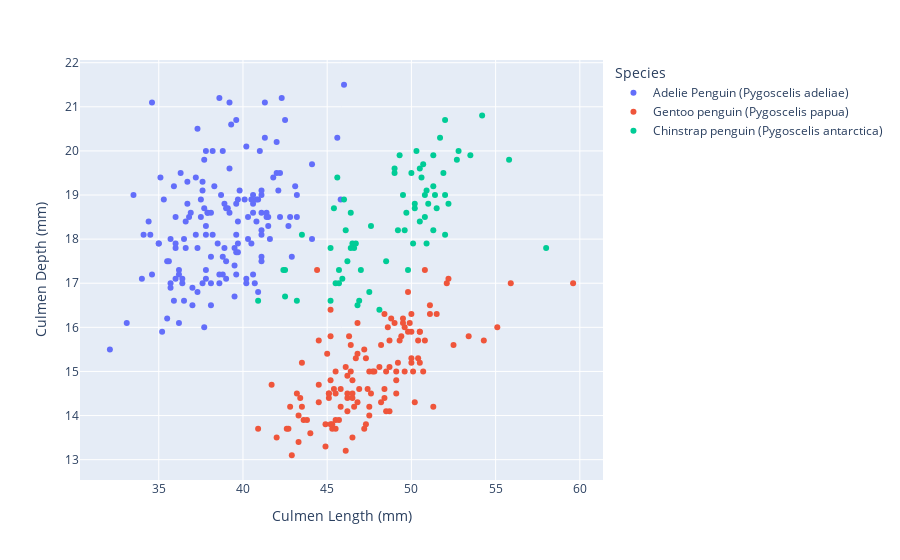

This figure's notebook cell:
### Markdown cell above
data: list of **trace**

layout: dictionary of information about margins, axes, titles, ... -> non data related figure elements

### Code cell
fig = px.scatter(df , x = 'Culmen Length (mm)' , y = 'Culmen Depth (mm)' , color = 'Species')
fig

### Figure 1 — Plotly figure (JSON) as saved in the notebook; plotly's stock layout.template omitted (floating-point values rounded to 4 significant figures; data arrays with more than 128 entries replaced by an {"elided": "..."} marker saying what was removed)
{"data": [{"hovertemplate": "Species=Adelie Penguin (Pygoscelis adeliae)<br>Culmen Length (mm)=%{x}<br>Culmen Depth (mm)=%{y}<extra></extra>", "legendgroup": "Adelie Penguin (Pygoscelis adeliae)", "marker": {"color": "#636efa", "symbol": "circle"}, "mode": "markers", "name": "Adelie Penguin (Pygoscelis adeliae)", "orientation": "v", "showlegend": true, "type": "scatter", "x": {"elided": "152 float values"}, "xaxis": "x", "y": {"elided": "152 float values"}, "yaxis": "y"}, {"hovertemplate": "Species=Gentoo penguin (Pygoscelis papua)<br>Culmen Length (mm)=%{x}<br>Culmen Depth (mm)=%{y}<extra></extra>", "legendgroup": "Gentoo penguin (Pygoscelis papua)", "marker": {"color": "#EF553B", "symbol": "circle"}, "mode": "markers", "name": "Gentoo penguin (Pygoscelis papua)", "orientation": "v", "showlegend": true, "type": "scatter", "x": [46.1, 50, 48.7, 50, 47.6, 46.5, 45.4, 46.7, 43.3, 46.8, 40.9, 49, 45.5, 48.4, 45.8, 49.3, 42, 49.2, 46.2, 48.7, 50.2, 45.1, 46.5, 46.3, 42.9, 46.1, 44.5, 47.8, 48.2, 50, 47.3, 42.8, 45.1, 59.6, 49.1, 48.4, 42.6, 44.4, 44, 48.7, 42.7, 49.6, 45.3, 49.6, 50.5, 43.6, 45.5, 50.5, 44.9, 45.2, 46.6, 48.5, 45.1, 50.1, 46.5, 45, 43.8, 45.5, 43.2, 50.4, 45.3, 46.2, 45.7, 54.3, 45.8, 49.8, 46.2, 49.5, 43.5, 50.7, 47.7, 46.4, 48.2, 46.5, 46.4, 48.6, 47.5, 51.1, 45.2, 45.2, 49.1, 52.5, 47.4, 50, 44.9, 50.8, 43.4, 51.3, 47.5, 52.1, 47.5, 52.2, 45.5, 49.5, 44.5, 50.8, 49.4, 46.9, 48.4, 51.1, 48.5, 55.9, 47.2, 49.1, 47.3, 46.8, 41.7, 53.4, 43.3, 48.1, 50.5, 49.8, 43.5, 51.5, 46.2, 55.1, 44.5, 48.8, 47.2, null, 46.8, 50.4, 45.2, 49.9], "xaxis": "x", "y": [13.2, 16.3, 14.1, 15.2, 14.5, 13.5, 14.6, 15.3, 13.4, 15.4, 13.7, 16.1, 13.7, 14.6, 14.6, 15.7, 13.5, 15.2, 14.5, 15.1, 14.3, 14.5, 14.5, 15.8, 13.1, 15.1, 14.3, 15, 14.3, 15.3, 15.3, 14.2, 14.5, 17, 14.8, 16.3, 13.7, 17.3, 13.6, 15.7, 13.7, 16, 13.7, 15, 15.9, 13.9, 13.9, 15.9, 13.3, 15.8, 14.2, 14.1, 14.4, 15, 14.4, 15.4, 13.9, 15, 14.5, 15.3, 13.8, 14.9, 13.9, 15.7, 14.2, 16.8, 14.4, 16.2, 14.2, 15, 15, 15.6, 15.6, 14.8, 15, 16, 14.2, 16.3, 13.8, 16.4, 14.5, 15.6, 14.6, 15.9, 13.8, 17.3, 14.4, 14.2, 14, 17, 15, 17.1, 14.5, 16.1, 14.7, 15.7, 15.8, 14.6, 14.4, 16.5, 15, 17, 15.5, 15, 13.8, 16.1, 14.7, 15.8, 14, 15.1, 15.2, 15.9, 15.2, 16.3, 14.1, 16, 15.7, 16.2, 13.7, null, 14.3, 15.7, 14.8, 16.1], "yaxis": "y"}, {"hovertemplate": "Species=Chinstrap penguin (Pygoscelis antarctica)<br>Culmen Length (mm)=%{x}<br>Culmen Depth (mm)=%{y}<extra></extra>", "legendgroup": "Chinstrap penguin (Pygoscelis antarctica)", "marker": {"color": "#00cc96", "symbol": "circle"}, "mode": "markers", "name": "Chinstrap penguin (Pygoscelis antarctica)", "orientation": "v", "showlegend": true, "type": "scatter", "x": [46.5, 50, 51.3, 45.4, 52.7, 45.2, 46.1, 51.3, 46, 51.3, 46.6, 51.7, 47, 52, 45.9, 50.5, 50.3, 58, 46.4, 49.2, 42.4, 48.5, 43.2, 50.6, 46.7, 52, 50.5, 49.5, 46.4, 52.8, 40.9, 54.2, 42.5, 51, 49.7, 47.5, 47.6, 52, 46.9, 53.5, 49, 46.2, 50.9, 45.5, 50.9, 50.8, 50.1, 49, 51.5, 49.8, 48.1, 51.4, 45.7, 50.7, 42.5, 52.2, 45.2, 49.3, 50.2, 45.6, 51.9, 46.8, 45.7, 55.8, 43.5, 49.6, 50.8, 50.2], "xaxis": "x", "y": [17.9, 19.5, 19.2, 18.7, 19.8, 17.8, 18.2, 18.2, 18.9, 19.9, 17.8, 20.3, 17.3, 18.1, 17.1, 19.6, 20, 17.8, 18.6, 18.2, 17.3, 17.5, 16.6, 19.4, 17.9, 19, 18.4, 19, 17.8, 20, 16.6, 20.8, 16.7, 18.8, 18.6, 16.8, 18.3, 20.7, 16.6, 19.9, 19.5, 17.5, 19.1, 17, 17.9, 18.5, 17.9, 19.6, 18.7, 17.3, 16.4, 19, 17.3, 19.7, 17.3, 18.8, 16.6, 19.9, 18.8, 19.4, 19.5, 16.5, 17, 19.8, 18.1, 18.2, 19, 18.7], "yaxis": "y"}], "layout": {"legend": {"title": {"text": "Species"}, "tracegroupgap": 0}, "margin": {"t": 60}, "xaxis": {"anchor": "y", "domain": [0, 1], "title": {"text": "Culmen Length (mm)"}}, "yaxis": {"anchor": "x", "domain": [0, 1], "title": {"text": "Culmen Depth (mm)"}}}}
